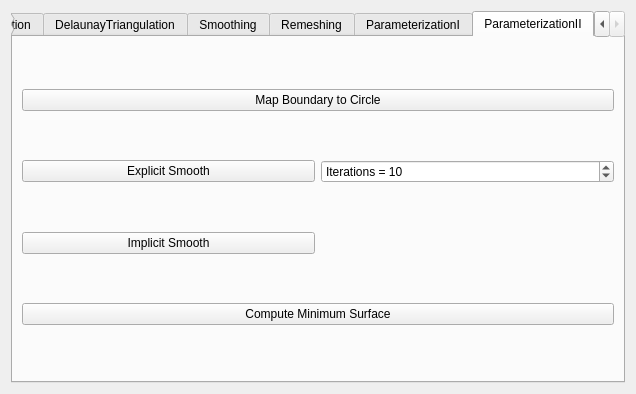
<?xml version="1.0" encoding="UTF-8"?>
<ui version="4.0">
 <class>DGPExerciseToolbarBase</class>
 <widget class="QWidget" name="DGPExerciseToolbarBase">
  <property name="geometry">
   <rect>
    <x>0</x>
    <y>0</y>
    <width>636</width>
    <height>394</height>
   </rect>
  </property>
  <property name="windowTitle">
   <string>DGP</string>
  </property>
  <layout class="QGridLayout" name="gridLayout_3">
   <item row="0" column="0">
    <widget class="QTabWidget" name="tabWidget">
     <property name="currentIndex">
      <number>9</number>
     </property>
     <widget class="QWidget" name="EigenTutorial">
      <attribute name="title">
       <string>EigenTutorial</string>
      </attribute>
      <layout class="QGridLayout" name="gridLayout">
       <item row="0" column="0">
        <widget class="QPushButton" name="solve_sls_pb">
         <property name="text">
          <string>Solve Sparse Linear System</string>
         </property>
        </widget>
       </item>
      </layout>
     </widget>
     <widget class="QWidget" name="IsoContouring">
      <attribute name="title">
       <string>IsoContouring</string>
      </attribute>
      <layout class="QGridLayout" name="gridLayout_2">
       <item row="1" column="0">
        <widget class="QPushButton" name="show_iso_pb">
         <property name="text">
          <string>Show Iso-value and Level Set</string>
         </property>
        </widget>
       </item>
       <item row="0" column="0">
        <widget class="QComboBox" name="function_cb">
         <item>
          <property name="text">
           <string>F(x,y)=sqrt(x*x + y*y) −1=0</string>
          </property>
         </item>
         <item>
          <property name="text">
           <string>F(x,y)=y*y−sin(x*x)=0</string>
          </property>
         </item>
         <item>
          <property name="text">
           <string>F(x,y)=sin(2x+2y)−cos(4x*y)+1=0</string>
          </property>
         </item>
         <item>
          <property name="text">
           <string>F(x,y)=pow((3x*x −y*y), 2)*y*y −pow((x*x +y*y), 4)=0</string>
          </property>
         </item>
        </widget>
       </item>
      </layout>
     </widget>
     <widget class="QWidget" name="CurveSmoothing">
      <attribute name="title">
       <string>CurveSmoothing</string>
      </attribute>
      <layout class="QGridLayout" name="gridLayout_4">
       <item row="0" column="0" colspan="2">
        <widget class="QGroupBox" name="groupBox">
         <property name="title">
          <string>Generate Curve</string>
         </property>
         <layout class="QGridLayout" name="gridLayout_5">
          <item row="1" column="0">
           <widget class="QSpinBox" name="num_vertices_sb">
            <property name="prefix">
             <string>curve vertex number = </string>
            </property>
            <property name="minimum">
             <number>2</number>
            </property>
            <property name="maximum">
             <number>10000</number>
            </property>
            <property name="value">
             <number>30</number>
            </property>
           </widget>
          </item>
          <item row="1" column="1">
           <widget class="QPushButton" name="gen_curve_pb">
            <property name="text">
             <string>Generate Curve</string>
            </property>
           </widget>
          </item>
         </layout>
        </widget>
       </item>
       <item row="1" column="0" colspan="2">
        <widget class="QGroupBox" name="groupBox_2">
         <property name="title">
          <string>Smooth Curve</string>
         </property>
         <layout class="QGridLayout" name="gridLayout_6">
          <item row="0" column="0">
           <widget class="QSpinBox" name="num_iter_sb">
            <property name="prefix">
             <string>iteration number = </string>
            </property>
            <property name="minimum">
             <number>1</number>
            </property>
            <property name="maximum">
             <number>1000</number>
            </property>
           </widget>
          </item>
          <item row="0" column="1">
           <widget class="QDoubleSpinBox" name="epsilon_dsb">
            <property name="prefix">
             <string>epsilon = </string>
            </property>
            <property name="decimals">
             <number>3</number>
            </property>
            <property name="minimum">
             <double>0.001000000000000</double>
            </property>
            <property name="singleStep">
             <double>0.100000000000000</double>
            </property>
            <property name="value">
             <double>0.001000000000000</double>
            </property>
           </widget>
          </item>
          <item row="1" column="0">
           <widget class="QPushButton" name="lpl_smoothing_pb">
            <property name="text">
             <string>Laplacian Smoothing</string>
            </property>
           </widget>
          </item>
          <item row="1" column="1">
           <widget class="QPushButton" name="osc_smoothing_pb">
            <property name="text">
             <string>Osculating Circle Smoothing</string>
            </property>
           </widget>
          </item>
         </layout>
        </widget>
       </item>
      </layout>
     </widget>
     <widget class="QWidget" name="NormalAndCurvature">
      <attribute name="title">
       <string>NormalAndCurvature</string>
      </attribute>
      <layout class="QGridLayout" name="gridLayout_7">
       <item row="1" column="0">
        <widget class="QGroupBox" name="groupBox_4">
         <property name="title">
          <string>Curvature</string>
         </property>
         <layout class="QGridLayout" name="gridLayout_9">
          <item row="0" column="0">
           <widget class="QComboBox" name="curvature_type_cb">
            <item>
             <property name="text">
              <string>Uniform Laplacian</string>
             </property>
            </item>
            <item>
             <property name="text">
              <string>Laplace-Beltrami</string>
             </property>
            </item>
            <item>
             <property name="text">
              <string>Gaussian</string>
             </property>
            </item>
           </widget>
          </item>
          <item row="0" column="1">
           <widget class="QPushButton" name="show_curvature_pb">
            <property name="text">
             <string>Show Curvature</string>
            </property>
           </widget>
          </item>
         </layout>
        </widget>
       </item>
       <item row="0" column="0">
        <widget class="QGroupBox" name="groupBox_3">
         <property name="title">
          <string>Normal</string>
         </property>
         <layout class="QGridLayout" name="gridLayout_8">
          <item row="0" column="0">
           <widget class="QComboBox" name="normal_type_cb">
            <item>
             <property name="text">
              <string>Constant weights</string>
             </property>
            </item>
            <item>
             <property name="text">
              <string>Area weights</string>
             </property>
            </item>
            <item>
             <property name="text">
              <string>Angle weights</string>
             </property>
            </item>
           </widget>
          </item>
          <item row="0" column="1">
           <widget class="QPushButton" name="show_normal_pb">
            <property name="text">
             <string>Show Normal</string>
            </property>
           </widget>
          </item>
         </layout>
        </widget>
       </item>
       <item row="2" column="0">
        <widget class="QGroupBox" name="groupBox_5">
         <property name="title">
          <string>Valence</string>
         </property>
         <layout class="QGridLayout" name="gridLayout_14">
          <item row="0" column="0">
           <widget class="QPushButton" name="show_valence_pb">
            <property name="text">
             <string>Show Valence</string>
            </property>
           </widget>
          </item>
         </layout>
        </widget>
       </item>
      </layout>
     </widget>
     <widget class="QWidget" name="PoissonReconstruction">
      <attribute name="title">
       <string>PoissonReconstruction</string>
      </attribute>
      <layout class="QGridLayout" name="gridLayout_10">
       <item row="0" column="0">
        <widget class="QSpinBox" name="octree_depth_sb">
         <property name="prefix">
          <string>Octree depth = </string>
         </property>
         <property name="minimum">
          <number>1</number>
         </property>
         <property name="maximum">
          <number>20</number>
         </property>
         <property name="value">
          <number>8</number>
         </property>
        </widget>
       </item>
       <item row="0" column="1">
        <widget class="QPushButton" name="poisson_reconstruction_pb">
         <property name="text">
          <string>Poisson Reconstruction</string>
         </property>
        </widget>
       </item>
      </layout>
     </widget>
     <widget class="QWidget" name="DelaunayTriangulation">
      <attribute name="title">
       <string>DelaunayTriangulation</string>
      </attribute>
      <layout class="QGridLayout" name="gridLayout_11">
       <item row="0" column="0">
        <widget class="QPushButton" name="create_initial_mesh_pb">
         <property name="text">
          <string>Create Initial Mesh</string>
         </property>
        </widget>
       </item>
       <item row="0" column="1">
        <widget class="QPushButton" name="set_2DView_pb">
         <property name="text">
          <string>Set 2D View</string>
         </property>
        </widget>
       </item>
      </layout>
     </widget>
     <widget class="QWidget" name="Smoothing">
      <attribute name="title">
       <string>Smoothing</string>
      </attribute>
      <layout class="QGridLayout" name="gridLayout_12">
       <item row="2" column="0" colspan="2">
        <widget class="QPushButton" name="smooth_pb">
         <property name="text">
          <string>Smooth</string>
         </property>
        </widget>
       </item>
       <item row="1" column="0">
        <widget class="QSpinBox" name="iter_sb">
         <property name="prefix">
          <string>Iterations = </string>
         </property>
         <property name="maximum">
          <number>1000</number>
         </property>
         <property name="singleStep">
          <number>1</number>
         </property>
         <property name="value">
          <number>10</number>
         </property>
        </widget>
       </item>
       <item row="1" column="1">
        <widget class="QDoubleSpinBox" name="time_step_dsb">
         <property name="prefix">
          <string>Times step = </string>
         </property>
         <property name="decimals">
          <number>5</number>
         </property>
         <property name="maximum">
          <double>10000.000000000000000</double>
         </property>
         <property name="singleStep">
          <double>0.000010000000000</double>
         </property>
         <property name="value">
          <double>0.000010000000000</double>
         </property>
        </widget>
       </item>
       <item row="4" column="0" colspan="2">
        <widget class="QDoubleSpinBox" name="coefficient_dsb">
         <property name="prefix">
          <string>Feature enhancement coefficient = </string>
         </property>
         <property name="value">
          <double>2.000000000000000</double>
         </property>
        </widget>
       </item>
       <item row="5" column="0" colspan="2">
        <widget class="QPushButton" name="feature_enhance_pb">
         <property name="text">
          <string>Enhance Feature</string>
         </property>
        </widget>
       </item>
       <item row="0" column="0" colspan="2">
        <widget class="QComboBox" name="method_cb">
         <item>
          <property name="text">
           <string>Uniform Laplician</string>
          </property>
         </item>
         <item>
          <property name="text">
           <string>Cotan Laplacian</string>
          </property>
         </item>
         <item>
          <property name="text">
           <string>Implicit Smoothing</string>
          </property>
         </item>
        </widget>
       </item>
      </layout>
     </widget>
     <widget class="QWidget" name="Remeshing">
      <attribute name="title">
       <string>Remeshing</string>
      </attribute>
      <layout class="QGridLayout" name="gridLayout_13">
       <item row="3" column="0" colspan="2">
        <widget class="QPushButton" name="tan_smooth_pb">
         <property name="text">
          <string>Tangential Smoothing</string>
         </property>
        </widget>
       </item>
       <item row="0" column="1">
        <widget class="QSpinBox" name="remesh_iter_sb">
         <property name="prefix">
          <string>Iterations = </string>
         </property>
         <property name="maximum">
          <number>1000</number>
         </property>
         <property name="value">
          <number>5</number>
         </property>
        </widget>
       </item>
       <item row="0" column="0">
        <widget class="QComboBox" name="remesh_type_cb">
         <item>
          <property name="text">
           <string>Average</string>
          </property>
         </item>
         <item>
          <property name="text">
           <string>Adaptive</string>
          </property>
         </item>
        </widget>
       </item>
       <item row="2" column="0" colspan="2">
        <widget class="QPushButton" name="remesh_pb">
         <property name="text">
          <string>Remeshing</string>
         </property>
        </widget>
       </item>
       <item row="1" column="1">
        <widget class="QDoubleSpinBox" name="target_length_ratio_dsb">
         <property name="prefix">
          <string>Target edge length ratio = </string>
         </property>
         <property name="maximum">
          <double>1000.000000000000000</double>
         </property>
         <property name="value">
          <double>1.000000000000000</double>
         </property>
        </widget>
       </item>
      </layout>
     </widget>
     <widget class="QWidget" name="ParameterizationI">
      <attribute name="title">
       <string>ParameterizationI</string>
      </attribute>
      <layout class="QGridLayout" name="gridLayout_15">
       <item row="0" column="0">
        <widget class="QComboBox" name="vertex_number_cb">
         <item>
          <property name="text">
           <string>Vertex 0</string>
          </property>
         </item>
         <item>
          <property name="text">
           <string>Vertex 1</string>
          </property>
         </item>
        </widget>
       </item>
       <item row="0" column="1">
        <widget class="QPushButton" name="show_constraint_vhs_pb">
         <property name="text">
          <string>Show Constraint Vertices</string>
         </property>
        </widget>
       </item>
       <item row="2" column="0">
        <widget class="QPushButton" name="computer_iso_lines_pb">
         <property name="text">
          <string>Compute Isolines</string>
         </property>
        </widget>
       </item>
       <item row="1" column="0" colspan="2">
        <widget class="QPushButton" name="solve_harmonics_pb">
         <property name="text">
          <string>Solve Harmonic Function</string>
         </property>
        </widget>
       </item>
       <item row="2" column="1">
        <widget class="QSpinBox" name="num_intervals_sb">
         <property name="prefix">
          <string>Number of intervals = </string>
         </property>
         <property name="minimum">
          <number>1</number>
         </property>
         <property name="maximum">
          <number>1000</number>
         </property>
         <property name="singleStep">
          <number>1</number>
         </property>
         <property name="value">
          <number>10</number>
         </property>
        </widget>
       </item>
      </layout>
     </widget>
     <widget class="QWidget" name="ParameterizationII">
      <attribute name="title">
       <string>ParameterizationII</string>
      </attribute>
      <layout class="QGridLayout" name="gridLayout_16">
       <item row="0" column="0" colspan="2">
        <widget class="QPushButton" name="map_boundary_pb">
         <property name="text">
          <string>Map Boundary to Circle</string>
         </property>
        </widget>
       </item>
       <item row="3" column="0" colspan="2">
        <widget class="QPushButton" name="compute_minimum_surface_pb">
         <property name="text">
          <string>Compute Minimum Surface</string>
         </property>
        </widget>
       </item>
       <item row="1" column="0">
        <widget class="QPushButton" name="exp_smooth_tex_pb">
         <property name="text">
          <string>Explicit Smooth</string>
         </property>
        </widget>
       </item>
       <item row="2" column="0">
        <widget class="QPushButton" name="imp_smooth_tex_pb">
         <property name="text">
          <string>Implicit Smooth</string>
         </property>
        </widget>
       </item>
       <item row="1" column="1">
        <widget class="QSpinBox" name="exp_texture_smooth_iter_sb">
         <property name="prefix">
          <string>Iterations = </string>
         </property>
         <property name="value">
          <number>10</number>
         </property>
        </widget>
       </item>
      </layout>
     </widget>
    </widget>
   </item>
  </layout>
 </widget>
 <resources/>
 <connections/>
</ui>
